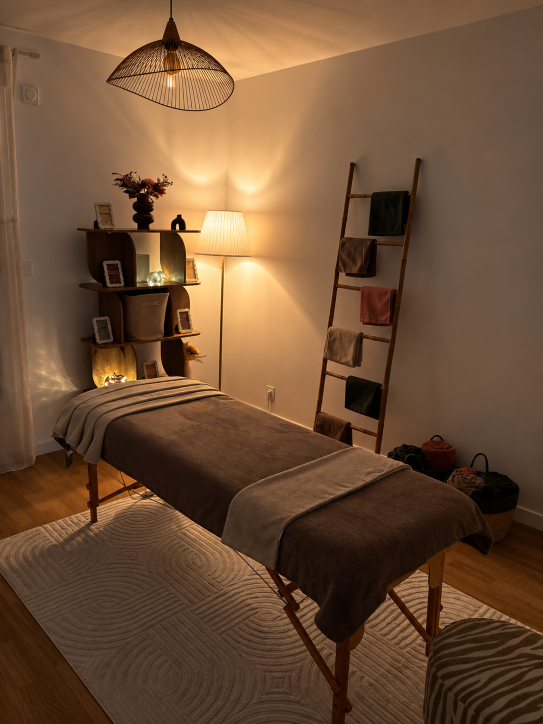
#> input picture ChatGPT Image 4 sept. 2026, 14_26_05.png, 1086 x 1448 px (shown at 1/2 size)
$ python tools-logo-officiel.py 'ChatGPT Image 4 sept. 2026, 14_26_05.png'
#> lines starting #> are read from the running program, lines starting #| are printed output that depends on the picture; after the words box and inside, x2 and y2 are one past the last pixel; in counts of white or black regions, pixels touching at a corner belong together
#!/usr/bin/env python3
"""Prépare le logo officiel de Marie pour le web et l'impression.

Sort le logo détouré et les deux favicons, tous depuis le même fichier :
c'est ce qui garantit qu'ils ne divergeront pas.

Le fichier qu'elle fournit est un carré blanc de 1254 px avec le disque
posé au milieu. Tel quel, ses angles blancs se verraient sur le fond
crème : on le recadre au disque et on le détoure.

Le logo n'est jamais redessiné — ce script ne fait que recadrer, détourer
et redimensionner le fichier d'origine.

    python3 tools-logo-officiel.py sources/logo/logo-source.png
"""
import pathlib
import subprocess
import sys
import tempfile

from PIL import Image, ImageDraw

ROOT = pathlib.Path(__file__).parent
DEST = ROOT / 'assets/img/logo-officiel.png'
# La version servie au navigateur. Le PNG de 300 px pèse 72 Ko et reste le
# fichier le plus lourd du site, pour une image affichée à 52 px au plus ;
# en WebP à 200 px il en fait 5. Le PNG est gardé pour les impressions,
# où l'on veut les pixels.
DEST_WEB = ROOT / 'assets/img/logo-officiel.webp'
COTE_WEB = 200
# Le favicon est le logo : le régénérer d'ici évite qu'il reste sur une
# ancienne version le jour où le logo change.
FAVICONS = [('assets/img/favicon.png', 32), ('assets/img/favicon-180.png', 180)]
# Le socle du site. iOS compose l'icône d'accueil sur du noir si elle est
# transparente : celle de 180 px est donc aplatie sur ce fond.
SOCLE = (0xFC, 0xF0, 0xE2)
# Imprimé à 14 mm (la carte avis), le logo fait 165 px à 300 dpi. Le double
# laisse de la marge : inutile de transporter les 1254 px d'origine.
COTE = 300
# Écart au blanc du fond au-delà duquel un pixel appartient au dessin. Assez
# haut pour ignorer le bruit de compression, assez bas pour attraper le bord
# du disque, qui est sombre.
SEUIL = 16

# Le M seul, détaché de son disque, pour le filigrane des panneaux. Le M du
# logo officiel n'a pas le même dessin que l'ancien : ses jambages s'évasent
# vers le bas et ses têtes sont plus petites et plus rapprochées. Le
# filigrane portait donc encore l'ancien tracé.
SIGNE = ROOT / 'assets/img/logo-m.svg'


def cadre_du_disque(im):
    """Étendue réelle du dessin dans le carré blanc.

    Mesurée plutôt que supposée : recadrer sur une marge estimée à l'œil
    laisserait un liseré blanc d'un côté.
    """
    px = im.load()
    w, h = im.size
#> w = 1086; h = 1448
    fond = px[2, 2][:3]
#> fond = (105, 78, 56)
    dessin = lambda p: max(abs(a - b) for a, b in zip(p[:3], fond)) > SEUIL
    xs = [x for x in range(w) if any(dessin(px[x, y]) for y in range(0, h, 4))]
#> xs = 1086 values from 0 to 1085
    ys = [y for y in range(h) if any(dessin(px[x, y]) for x in range(0, w, 4))]
#> ys = 1448 values from 0 to 1447
    if not xs or not ys:
        raise SystemExit('aucun dessin trouvé : le fond n\'est pas uni ?')
    return min(xs), min(ys), max(xs) + 1, max(ys) + 1


# [45 lines left out: function signe, not called in this run]


def main():
    if len(sys.argv) < 2:
        raise SystemExit(__doc__)
    source = pathlib.Path(sys.argv[1])
    im = Image.open(source).convert('RGBA')
    coupe = im.crop(cadre_du_disque(im))

    # Une ellipse inscrite dans le cadre mesuré, pas un cercle : le disque du
    # fichier n'est pas parfaitement rond (1177 × 1191), et un cercle le
    # rognerait en haut et en bas.
    masque = Image.new('L', coupe.size, 0)
#> masque: PIL image 1086x1448 L; every value is 0
    ImageDraw.Draw(masque).ellipse((0, 0, coupe.size[0] - 1, coupe.size[1] - 1), fill=255)
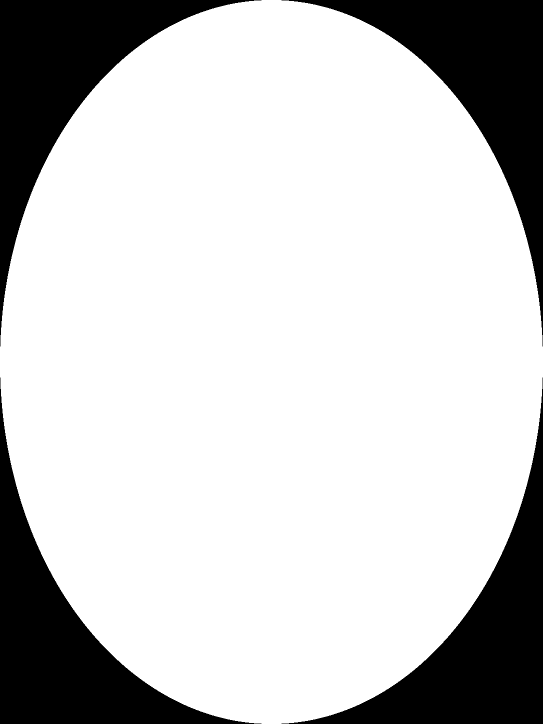
#> masque: PIL image 1086x1448 L (shown at 1/2 size); 78.5% white; 4 black regions, box (x1, y1, x2, y2) and area: (0, 0, 523, 693) 84411, (563, 0, 1086, 693) 84411, (0, 755, 523, 1448) 84411, (563, 755, 1086, 1448) 84411
    coupe.putalpha(masque)
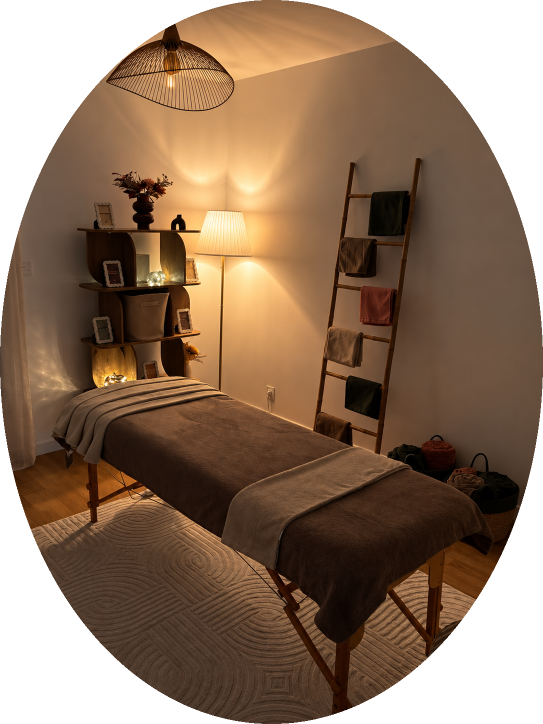
#> coupe: PIL image 1086x1448 RGBA (shown at 1/2 size); mean R, G, B, A 110.2, 79.1, 53.8, 200.2; transparent parts drawn white

    coupe.resize((COTE, COTE), Image.LANCZOS).save(DEST, optimize=True)
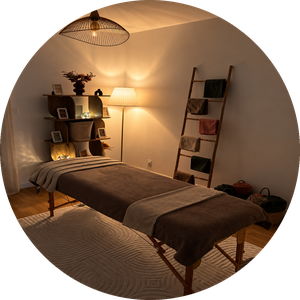
#> saved as logo-officiel.png: PIL image 300x300 RGBA; mean R, G, B, A 90.9, 65.4, 44.3, 200.3; transparent parts drawn white
    print(f'{DEST.relative_to(ROOT)} — {coupe.size[0]}×{coupe.size[1]} px recadrés '
#> (the run stopped early here; a loop or call above may not have finished)
